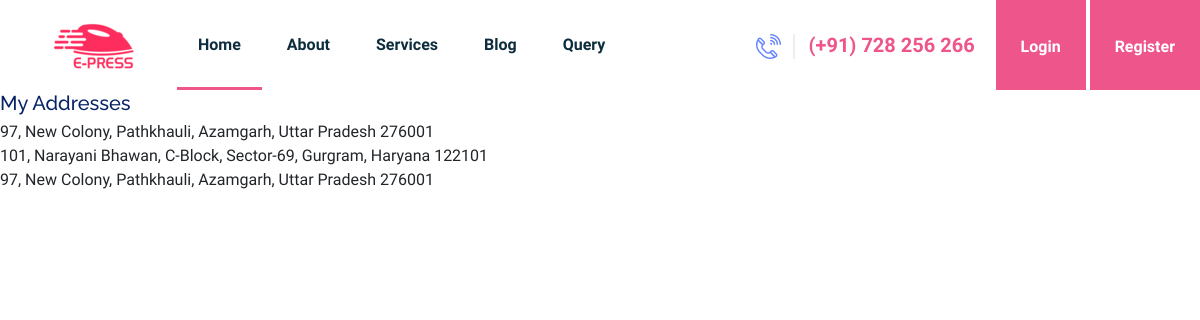
Page /dashboard/ (signed in) on the committed database.
### dashboard/models.py (models this page shows)
class Address(models.Model):
    user = models.ForeignKey(User, on_delete=models.CASCADE)
    address_line_1 = models.CharField(max_length=100)
    address_line_2 = models.CharField(max_length=100)
    city = models.CharField(max_length=100)
    state = models.CharField(max_length=100)
    zip_code = models.CharField(max_length=10)
    def __str__(self):
        return f"{self.address_line_1}, {self.address_line_2}, {self.city}, {self.state} {self.zip_code}"

### dashboard/views.py (the view)
# urls.py: path('', AddressListView.as_view(), name='address_list'),
class AddressListView(LoginRequiredMixin, ListView):
    model = Address
    template_name = 'dashboard/address/address_list.html'
    context_object_name = 'addresses'
    def get_queryset(self):
        queryset = super().get_queryset()
        queryset = queryset.filter(user=self.request.user)
        return queryset

### templates/dashboard/address/address_list.html
{% extends 'home.html' %}
{% block content %}
<h2>My Addresses</h2>
<ul>
    {% for address in addresses %}
    <li>{{ address }}</li>
    {% empty %}
    <li>No addresses found.</li>
    {% endfor %}
</ul>
<a href="{% url 'add_address' %}">Add Address</a>
{% endblock %}

### rows in the picture
Address: address_line_1+address_line_2+city "97, New Colony, Pathkhauli, Azamgarh, Uttar Pradesh 276001"
Address: address_line_1+address_line_2+city "101, Narayani Bhawan, C-Block, Sector-69, Gurgram, Haryana 122101"
Address: address_line_1+address_line_2+city "97, New Colony, Pathkhauli, Azamgarh, Uttar Pradesh 276001"
